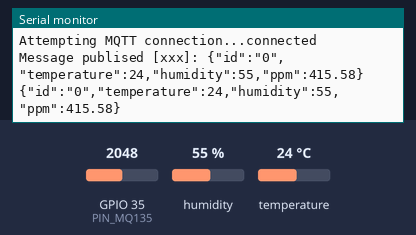
Recording of a sketch running on a simulated ESP32. On the bench: the last lines printed to the serial monitor. The inputs (shaded band) are chosen by the test bench; at power-on: GPIO 35 (PIN_MQ135) = 2048, humidity 55 %, temperature 24 °C. WiFi joins after 1.5 s; servers stay silent unless stated; random numbers use the default seed unless the sketch sets one; no MQTT or app messages arrive unless stated.

Above: at 3.2 s.
3.3 s: GPIO 35 (PIN_MQ135) set to 0
At 12.5 s:
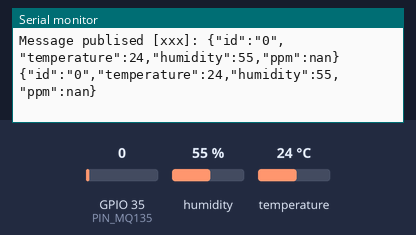
13.6 s: humidity set to 22 %
21.1 s: temperature set to 12 °C
At 23.6 s:
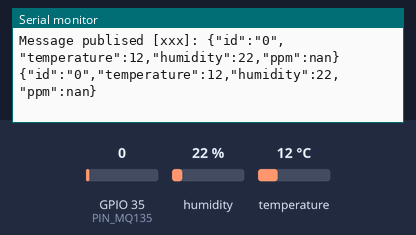
28.6 s: GPIO 35 (PIN_MQ135) set to 491
At 33.6 s:
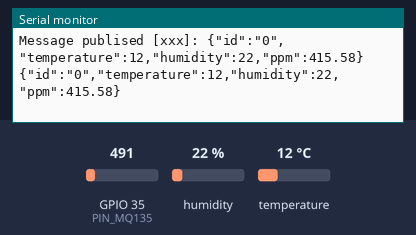
36.1 s: humidity set to 40 %
At 43.5 s:
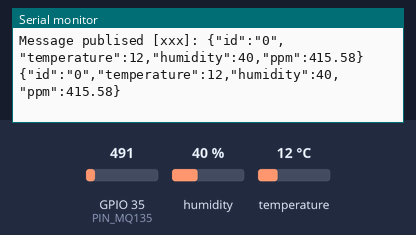

The sketch:

MQ135.ino
```cpp
// Include Library
#include "DHT.h"
#include <WiFi.h>
#include <PubSubClient.h> // Library Publish/Subcribe MQTT
#include <WiFiClientSecure.h>
#include <esp_crt_bundle.h>
#include <ssl_client.h>
#include "MQ135.h"

#define DHTPIN 4
#define DHTTYPE DHT11
#define SLAVE_ID "0" // Unique ID for each slave //Master
#define PIN_MQ135 35

// Set Wifi
const char* ssid = "DEDE";
const char* password = "mautahuaja";

// Set MQTT Broker Connection Details
const char* mqtt_server = "xxx";
const char* mqtt_username = "xxx";
const char* mqtt_password = "xxx";
const int mqtt_port = 8883;
const char* mqtt_topic = "xxx";

// Set Client
WiFiClientSecure espClient;
PubSubClient client(espClient);

//Sensor
DHT dht(DHTPIN, DHTTYPE);
MQ135 mq135(PIN_MQ135);

// MQUnifiedsensor MQ135(board, Voltage_Resolution, ADC_Bit_Resolution, pin, type);

// Set Root Certificate
static const char *root_ca PROGMEM = R"EOF(
xxx
)EOF";

// Fungsi Wifi Setup
bool connectWiFi() {
  Serial.println();
  Serial.print("\nConnecting to ");
  Serial.println(ssid);

  // Connect to Wifi
  WiFi.mode(WIFI_STA);
  WiFi.begin(ssid, password);

  int attempts = 0;
  while (WiFi.status() != WL_CONNECTED && attempts < 10) {
    delay(1000);
    Serial.println(F("Connecting to WiFi..."));
    attempts++;
  }

  if (WiFi.status() == WL_CONNECTED) {
    Serial.println("Connected to WiFi");
    return true;
  } else {
    Serial.println("Failed to connect to WiFi");
    return false;
  }
}

// Fungsi ke Server Reconnect
void reconnect() {

  // Loop Hingga Reconnected
  while (!client.connected()) {
    Serial.print("Attempting MQTT connection...");

    // Membuat Random Client ID
    String clientId = "ESP32-";
    clientId += String(random(0xffff), HEX);

    // Mencoba Untuk Connect
    if (client.connect(clientId.c_str(), mqtt_username, mqtt_password)) {
      Serial.println("connected");
    } else {

      // Connection Gagal
      Serial.print("failed, rc=");
      Serial.print(client.state());
      Serial.println(" try again in 5 seconds");

      // Tunggu 5 Detik Dan Coba Lagi
      delay(5000);
    }
  }
}

// Fungsi Publish
void publishMessage(const char* topic, String payload , boolean retained){
  if (client.publish(topic, payload.c_str(), true))
      Serial.println("Message publised ["+String(topic)+"]: "+payload);
}

// Setup
void setup() {
  Serial.begin(115200);
  dht.begin();

  // Setup Connection
  if(connectWiFi()) client.setServer(mqtt_server, mqtt_port);

  // Setup Connection Security
  #ifdef ESP8266
    espClient.setInsecure();
  #else
    espClient.setCACert(root_ca);
  #endif
}

String btData() {
  String btData;
  //Untuk nerima data dari slave menggunakan bluetooth

  return btData;
}

// Loop
void loop() {
  // Cek Apabila Client Connected
  if (!client.connected() && WiFi.status() == WL_CONNECTED) {
    reconnect();
  }
  client.loop();

  int h = dht.readHumidity();
  int t = dht.readTemperature();
  // float ppm = mq135.getPPM();
  float mq135_value = analogRead(PIN_MQ135);
  float resistance = ((1023./(float)mq135_value) - 1.)*10.0;
  float rzero = resistance * pow((415.58/116.6020682), (1./2.769034857));
  float ppm = 116.6020682 * pow((resistance/rzero), -2.769034857);

  if (isnan(h) || isnan(t)) {
    Serial.println(F("Failed to read from DHT sensor!"));
    return;
  }

  String sensorData = "{\"id\":\"" + String(SLAVE_ID) + "\",\"temperature\":" + String(t) + ",\"humidity\":" + String(h) + ",\"ppm\":" + String(ppm) + "}\n";

  //Publish data master ke MQTT
  if(WiFi.status() == WL_CONNECTED) publishMessage(mqtt_topic, sensorData, true);
  Serial.println(sensorData);

  String data = btData();

  delay(10000);
}
```

Measured:
- after the input at 3.3 s, the serial monitor: prints a new line after 8.8 s (image 1)
- after the input at 21.1 s, the serial monitor: prints a new line after 1.0 s (image 2)
- after the input at 28.6 s, the serial monitor: prints a new line after 3.6 s (image 3)
- after the input at 36.1 s, the serial monitor: prints a new line after 6.1 s (image 4)
